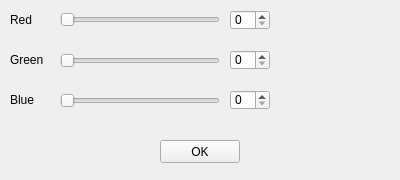
<?xml version="1.0" encoding="UTF-8"?>
<ui version="4.0">
 <class>ColorSelect</class>
 <widget class="QWidget" name="ColorSelect">
  <property name="geometry">
   <rect>
    <x>0</x>
    <y>0</y>
    <width>400</width>
    <height>180</height>
   </rect>
  </property>
  <property name="minimumSize">
   <size>
    <width>400</width>
    <height>180</height>
   </size>
  </property>
  <property name="maximumSize">
   <size>
    <width>400</width>
    <height>180</height>
   </size>
  </property>
  <property name="windowTitle">
   <string>Form</string>
  </property>
  <widget class="QLabel" name="redlabel">
   <property name="geometry">
    <rect>
     <x>10</x>
     <y>10</y>
     <width>40</width>
     <height>20</height>
    </rect>
   </property>
   <property name="text">
    <string>Red</string>
   </property>
  </widget>
  <widget class="QLabel" name="greenlabel">
   <property name="geometry">
    <rect>
     <x>10</x>
     <y>50</y>
     <width>40</width>
     <height>20</height>
    </rect>
   </property>
   <property name="text">
    <string>Green</string>
   </property>
  </widget>
  <widget class="QLabel" name="bluelabel">
   <property name="geometry">
    <rect>
     <x>10</x>
     <y>90</y>
     <width>40</width>
     <height>20</height>
    </rect>
   </property>
   <property name="text">
    <string>Blue</string>
   </property>
  </widget>
  <widget class="QSlider" name="redhorizontalSlider">
   <property name="geometry">
    <rect>
     <x>60</x>
     <y>10</y>
     <width>160</width>
     <height>20</height>
    </rect>
   </property>
   <property name="autoFillBackground">
    <bool>true</bool>
   </property>
   <property name="styleSheet">
    <string notr="true"/>
   </property>
   <property name="maximum">
    <number>255</number>
   </property>
   <property name="orientation">
    <enum>Qt::Horizontal</enum>
   </property>
   <property name="tickPosition">
    <enum>QSlider::NoTicks</enum>
   </property>
  </widget>
  <widget class="QSlider" name="greenhorizontalSlider">
   <property name="geometry">
    <rect>
     <x>60</x>
     <y>50</y>
     <width>160</width>
     <height>22</height>
    </rect>
   </property>
   <property name="maximum">
    <number>255</number>
   </property>
   <property name="orientation">
    <enum>Qt::Horizontal</enum>
   </property>
  </widget>
  <widget class="QSlider" name="bluehorizontalSlider">
   <property name="geometry">
    <rect>
     <x>60</x>
     <y>90</y>
     <width>160</width>
     <height>22</height>
    </rect>
   </property>
   <property name="maximum">
    <number>255</number>
   </property>
   <property name="orientation">
    <enum>Qt::Horizontal</enum>
   </property>
  </widget>
  <widget class="QWidget" name="colorwidget" native="true">
   <property name="geometry">
    <rect>
     <x>290</x>
     <y>10</y>
     <width>90</width>
     <height>100</height>
    </rect>
   </property>
   <property name="autoFillBackground">
    <bool>true</bool>
   </property>
  </widget>
  <widget class="QSpinBox" name="redspinBox">
   <property name="geometry">
    <rect>
     <x>230</x>
     <y>10</y>
     <width>40</width>
     <height>20</height>
    </rect>
   </property>
   <property name="maximum">
    <number>255</number>
   </property>
  </widget>
  <widget class="QSpinBox" name="greenspinBox">
   <property name="geometry">
    <rect>
     <x>230</x>
     <y>50</y>
     <width>40</width>
     <height>20</height>
    </rect>
   </property>
   <property name="maximum">
    <number>255</number>
   </property>
  </widget>
  <widget class="QSpinBox" name="bluespinBox">
   <property name="geometry">
    <rect>
     <x>230</x>
     <y>90</y>
     <width>40</width>
     <height>20</height>
    </rect>
   </property>
   <property name="maximum">
    <number>255</number>
   </property>
  </widget>
  <widget class="QPushButton" name="pushButton">
   <property name="geometry">
    <rect>
     <x>160</x>
     <y>140</y>
     <width>80</width>
     <height>23</height>
    </rect>
   </property>
   <property name="text">
    <string>OK</string>
   </property>
  </widget>
 </widget>
 <resources/>
 <connections>
  <connection>
   <sender>redhorizontalSlider</sender>
   <signal>valueChanged(int)</signal>
   <receiver>redspinBox</receiver>
   <slot>setValue(int)</slot>
   <hints>
    <hint type="sourcelabel">
     <x>161</x>
     <y>50</y>
    </hint>
    <hint type="destinationlabel">
     <x>256</x>
     <y>47</y>
    </hint>
   </hints>
  </connection>
  <connection>
   <sender>greenhorizontalSlider</sender>
   <signal>valueChanged(int)</signal>
   <receiver>greenspinBox</receiver>
   <slot>setValue(int)</slot>
   <hints>
    <hint type="sourcelabel">
     <x>123</x>
     <y>109</y>
    </hint>
    <hint type="destinationlabel">
     <x>253</x>
     <y>103</y>
    </hint>
   </hints>
  </connection>
  <connection>
   <sender>bluehorizontalSlider</sender>
   <signal>valueChanged(int)</signal>
   <receiver>bluespinBox</receiver>
   <slot>setValue(int)</slot>
   <hints>
    <hint type="sourcelabel">
     <x>123</x>
     <y>148</y>
    </hint>
    <hint type="destinationlabel">
     <x>255</x>
     <y>158</y>
    </hint>
   </hints>
  </connection>
 </connections>
</ui>
